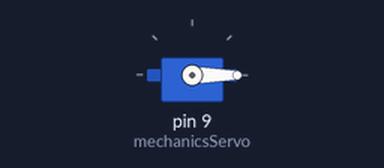
The sketch below on a simulated Arduino Uno, built with avr-gcc and run on an emulated ATmega328P. Shown: servo.

Above: at 0.05 s.
At 5.1 s:
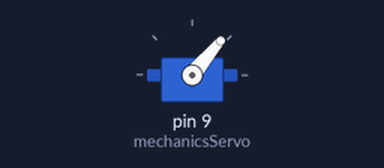
Timing chart, 0 to 6.6 s (numbered marks = the images above):
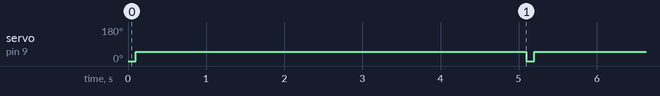

Measured:
- by itself, servo on pin 9 (mechanicsServo): alternates 50° for 5.0 s and 0° for 0.10 s

The sketch:

servo.ino
```cpp
// integrate lib for servo
#include <Servo.h>


// define names for some components
Servo mechanicsServo;


void setup() {
  mechanicsServo.attach(9);
}

void loop() {
  mechanicsServo.write(0);
  delay(100);
  mechanicsServo.write(50);
  delay(5000);
  mechanicsServo.write(0);
}
```
